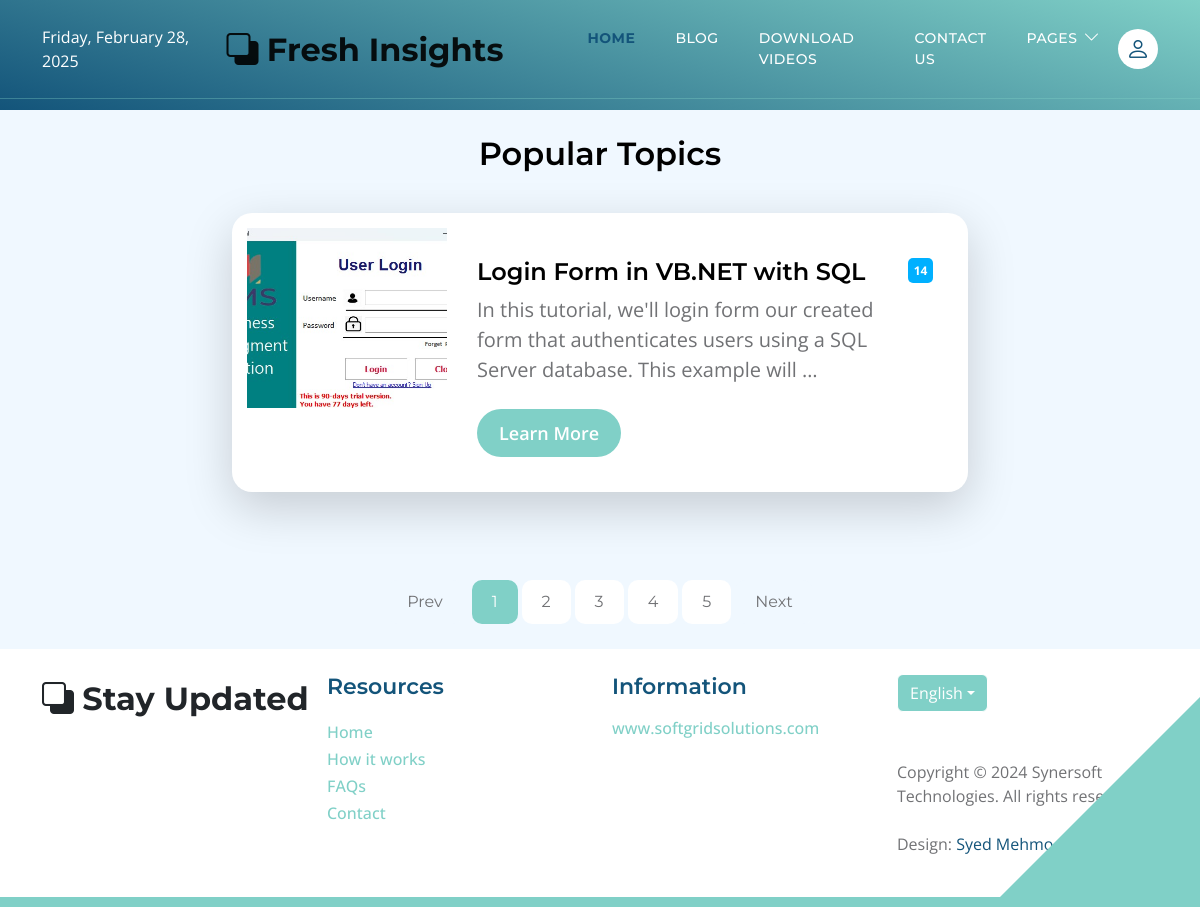
Page /Blogs/ on the committed database.
### blogs/models.py (models this page shows, shortened)
class Blog(models.Model):
    title = models.CharField(max_length=300)
    slug = models.SlugField(unique=True, max_length=255, blank=True, editable=False)
    description = models.TextField(default="Default description")
    image = models.ImageField(upload_to=unique_image_path)
    published_date =  models.DateTimeField()

### softtech/views.py (the view)
# urls.py: path('Blogs/',views.blog_page,name='blogs'),
def blog_page(request):
    blogs = Blog.objects.all()  # Fetch all blog entries
    return render(request, 'Blogs.html', {'blogs': blogs})

### templates/Blogs.html (shortened to what this page needs)
{% include "header.html" %}
<section
  class="hero-section d-flex justify-content-center align-items-center"
  id="section_1"
>
</section>
<section class="section-padding section-bg">
  <div class="container">
    <div class="row">
      <div class="col-lg-12 col-12 text-center">
        <h3 class="mb-4">Popular Topics</h3>
      </div>
      <div class="col-lg-8 col-12 mt-3 mx-auto">
        {% for blog in blogs %}
        <div
          class="custom-block custom-block-topics-listing bg-white shadow-lg mb-5"
        >
          <div class="d-flex">
            <img
              src="{{ blog.image.url }}"
              class="custom-block-image img-fluid"
              alt="{{ blog.title }}"
            />
            <div class="custom-block-topics-listing-info d-flex">
              <div>
                <h5 class="mb-2">{{ blog.title }}</h5>
                <p class="mb-0">{{ blog.description|truncatewords:20 }}</p>
                <a
                  href="{% url 'blog_detail' blog.slug %}"
                  class="btn custom-btn mt-3 mt-lg-4"
                  >Learn More</a
                >
              </div>
              <span class="badge bg-design rounded-pill ms-auto">14</span>
            </div>
          </div>
        </div>
        {% endfor %}
      </div>
      <div class="col-lg-12 col-12">
        <nav aria-label="Page navigation example">
          <ul class="pagination justify-content-center mb-0">
            <li class="page-item">
              <a class="page-link" href="#" aria-label="Previous">
                <span aria-hidden="true">Prev</span>
              </a>
            </li>
            <li class="page-item active" aria-current="page">
              <a class="page-link" href="#">1</a>
            </li>
            <li class="page-item">
              <a class="page-link" href="#">2</a>
            </li>
            <li class="page-item">
              <a class="page-link" href="#">3</a>
            </li>
            <li class="page-item">
              <a class="page-link" href="#">4</a>
            </li>
            <li class="page-item">
              <a class="page-link" href="#">5</a>
            </li>
            <li class="page-item">
              <a class="page-link" href="#" aria-label="Next">
                <span aria-hidden="true">Next</span>
              </a>
            </li>
          </ul>
        </nav>
      </div>
    </div>
  </div>
</section>
{% include "footer.html" %}

### static/css/MyCss.css (style rules this page uses)
:root { --white-color: #ffffff; --primary-color: #13547a; --secondary-color: #80d0c7; --section-bg-color: #f0f8ff; --custom-btn-bg-color: #80d0c7; --custom-btn-bg-hover-color: #13547a; --dark-color: #000000; --p-color: #717275; --border-color: #7fffd4; --link-hover-color: #13547a; --body-font-family: 'Open Sans', sans-serif; --title-font-family: 'Montserrat', sans-serif; --h1-font-size: 58px; --h2-font-size: 46px; --h3-font-size: 32px; --h4-font-size: 28px; --h5-font-size: 24px; --h6-font-size: 22px; --p-font-size: 20px; --menu-font-size: 14px; --btn-font-size: 18px; --copyright-font-size: 16px; --border-radius-large: 100px; --border-radius-medium: 20px; --border-radius-small: 10px; --font-weight-normal: 400; --font-weight-medium: 500; --font-weight-semibold: 600; --font-weight-bold: 700; }
body { background-color: var(--white-color); font-family: var(--body-font-family); }
h2, h3, h4, h5, h6 { color: var(--dark-color); }
h1, h2, h3, h4, h5, h6 { font-family: var(--title-font-family); font-weight: var(--font-weight-semibold); }
h3 { font-size: var(--h3-font-size); }
h5 { font-size: var(--h5-font-size); }
p { color: var(--p-color); font-size: var(--p-font-size); font-weight: var(--font-weight-normal); }
ul li { color: var(--p-color); font-size: var(--p-font-size); font-weight: var(--font-weight-normal); }
a, button { touch-action: manipulation; transition: all 0.3s; }
a { display: inline-block; color: var(--primary-color); text-decoration: none; }
.section-padding { padding-top: 25px; padding-bottom: 25px; }
.section-bg { background-color: var(--section-bg-color); }
.custom-btn { background: var(--custom-btn-bg-color); border: 2px solid transparent; border-radius: var(--border-radius-large); color: var(--white-color); font-size: var(--btn-font-size); font-weight: var(--font-weight-semibold); line-height: normal; transition: all 0.3s; padding: 10px 20px; }
.hero-section { background-image: linear-gradient(15deg, #13547a 0%, #80d0c7 100%); position: relative; overflow: hidden; padding-top: 100px; padding-bottom: 10px; }
.custom-block { border-radius: var(--border-radius-medium); position: relative; overflow: hidden; padding: 15px; transition: all 0.3s ease; display: flex; flex-direction: column; justify-content: space-between; height: 100%; }
.custom-block-image { display: block; width: 100%; height: 180px; object-fit: cover; margin-bottom: 15px; }
.custom-block .rounded-pill { border-radius: 5px !important; display: flex; justify-content: center; text-align: center; width: 25px; height: 25px; line-height: 15px; }
.bg-design { background-color: #00B0FF; }
.custom-block-topics-listing-info { margin: 30px 20px 20px 30px; }
.custom-block-topics-listing { height: inherit; }
.custom-block-topics-listing .custom-block-image { width: 200px; }
.pagination { margin-top: 40px; }
.page-link { border: 0; border-radius: var(--border-radius-small); color: var(--p-color); font-family: var(--title-font-family); margin: 0 5px; padding: 10px 20px; }
.page-item:first-child .page-link { margin-right: 10px; }
.page-item:first-child .page-link, .page-item:last-child .page-link { background-color: var(--section-bg-color); border-radius: var(--border-radius-small); }
.active>.page-link, .page-link.active { background-color: var(--secondary-color); border-color: var(--secondary-color); }

### rows in the picture
Blog: image (picture), title "Login Form in VB.NET with SQL", description "In this tutorial, we'll login form our created form that authenticates users using a SQL Server database. This example will …"
